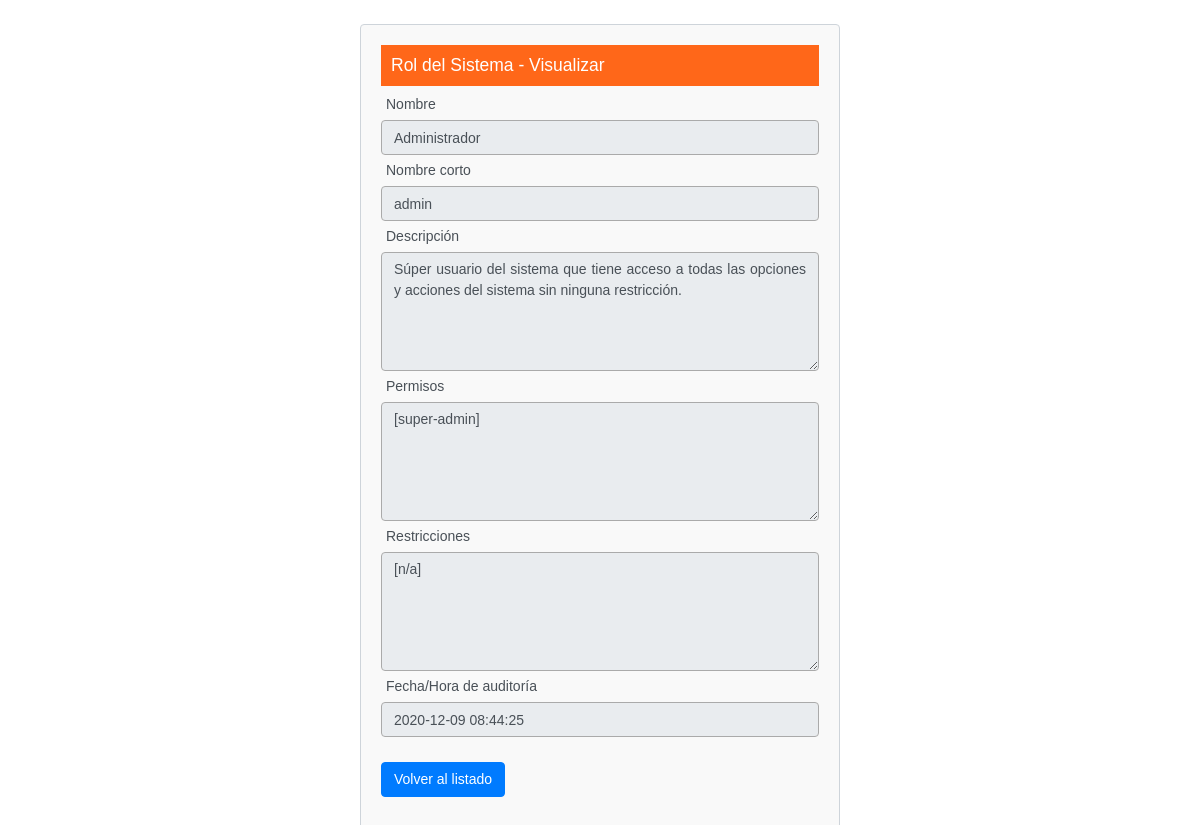
The app's page /app/roles_sistema/roles_sistema-read.php?idRolSistema=1, older data.
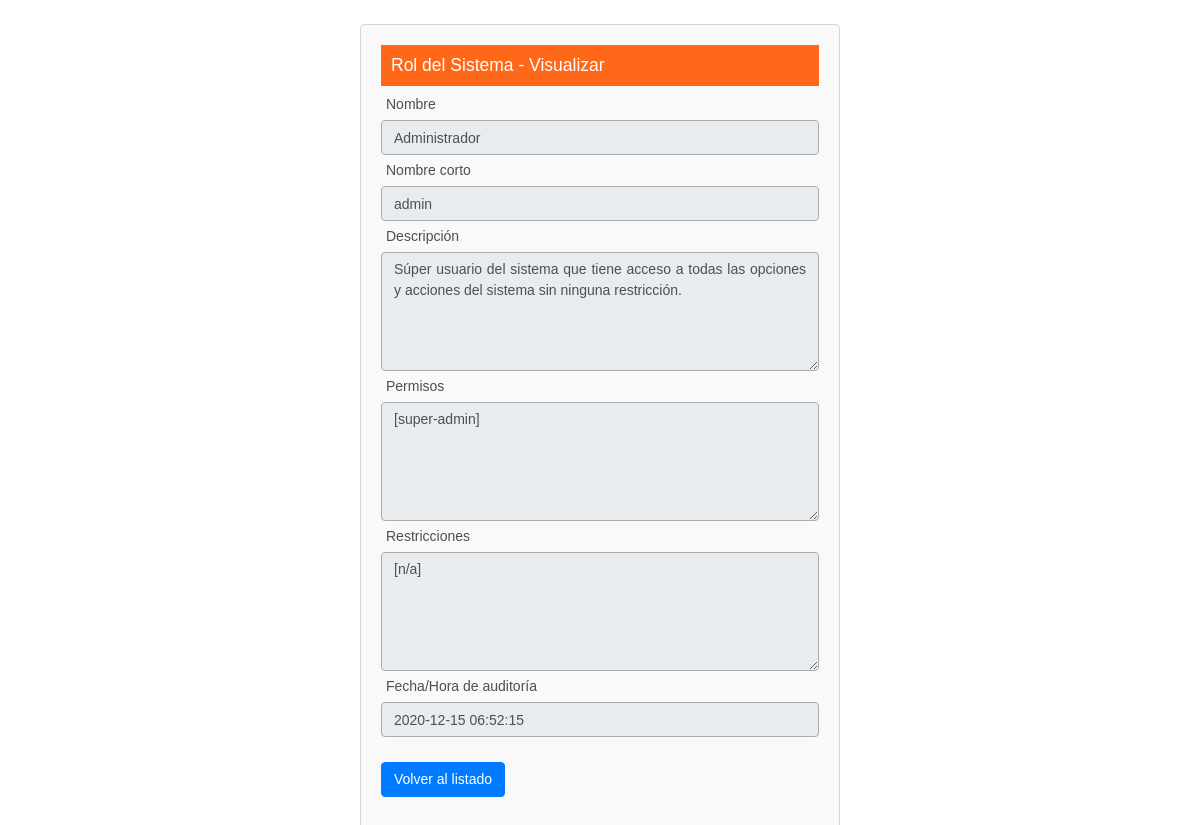
The same page, newer data.
### tables this page shows
CREATE TABLE `roles_sistema` (
  `idRolSistema` int(11) NOT NULL,
  `nombreLargoRolSistema` varchar(75) DEFAULT NULL,
  `nombreCorto` varchar(50) DEFAULT NULL,
  `descripcionRolSistema` text DEFAULT NULL,
  `permisos` text DEFAULT NULL,
  `restricciones` text DEFAULT NULL,
  `estado` tinyint(4) NOT NULL DEFAULT 1,
  `auditoria` datetime NOT NULL DEFAULT current_timestamp() ON UPDATE current_timestamp()
);

### app/roles_sistema/roles_sistema-read.php (the view, shortened to what this page needs)
<?php
if(isset($_GET["idRolSistema"]) && !empty(trim($_GET["idRolSistema"]))){
    require_once "../core/config.php";
    $sql = "SELECT * FROM roles_sistema WHERE idRolSistema = ?";
    if($stmtPDO = mysqli_prepare($linkMYSQLI, $sql)){
        mysqli_stmt_bind_param($stmtPDO, "i", $param_id);
        if(mysqli_stmt_execute($stmtPDO)){
            $resultPDO = mysqli_stmt_get_result($stmtPDO);
            if(mysqli_num_rows($resultPDO) == 1){
                $row = mysqli_fetch_array($resultPDO, MYSQLI_ASSOC);
            } else{
                header("location: ../core/error.php");
                exit();
            }
        } else{
            echo "Oops! Algo falló. Por favor intente de nuevo.";
        }
    }
} else{
    header("location: ../core/error.php");
    exit();
}
?>
<!DOCTYPE html>
<html lang="es">
<head>
    <link rel="stylesheet" href="../css/bootstrap-4.5.3.min.css" rel="stylesheet">
    <link rel="stylesheet" href="../css/estilos.css" />
</head>
<body>
    <section class="pt-4">
        <div class="container-fluid">
            <div class="row">
                <div class="col-md-12 mx-auto">
                    <div class="page-header">
                        <h1>Rol del Sistema - Visualizar</h1>
                    </div>
                    <div class="form-group">
                        <label>Nombre</label>
                        <input type="text" name="nombreLargoRolSistema" class="form-control" value="<?php echo $row['nombreLargoRolSistema']; ?>" readonly>
                    </div>
                    <div class="form-group">
                        <label>Nombre corto</label>
                        <input type="text" name="nombreCorto" class="form-control" value="<?php echo $row['nombreCorto']; ?>" readonly>
                    </div>
                    <div class="form-group">
                        <label>Descripción</label>
                        <textarea name="descripcionRolSistema" class="form-control" rows="5" readonly><?php echo $row['descripcionRolSistema']; ?></textarea>
                    </div>
                    <div class="form-group">
                        <label>Permisos</label>
                        <textarea name="permisos" class="form-control" rows="5" readonly><?php echo $row['permisos']; ?></textarea>
                    </div>
                    <div class="form-group">
                        <label>Restricciones</label>
                        <textarea name="restricciones" class="form-control" rows="5" readonly><?php echo $row['restricciones']; ?></textarea>
                    </div>
                    <div class="form-group">
                        <label>Fecha/Hora de auditoría</label>
                        <input type="text" name="auditoria" class="form-control" value="<?php echo $row['auditoria']; ?>" readonly>
                    </div>
                    <p><a href="roles_sistema-index.php" class="btn btn-primary">Volver al listado</a></p>
                </div>
            </div>
        </div>
    </section>
</body>
</html>

Row changes from the older to the newer data that the page shows:
changed roles_sistema "Administrador": auditoria "2020-12-09 08:44:25" → "2020-12-15 06:52:15"
